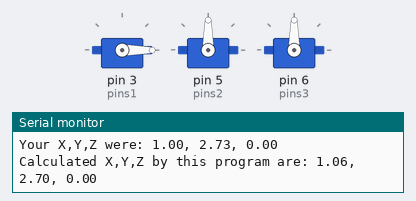
Bench run of a sketch on a simulated Arduino Uno, built with avr-gcc and run on an emulated ATmega328P. Shown: 3 × servo, the last lines printed to the serial monitor.

Above: at 0.1 s.
At 10.3 s:
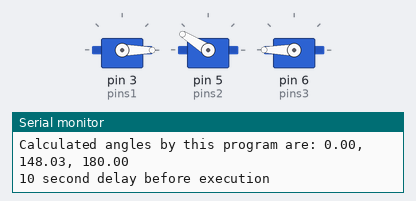
Timing chart, 0 to 11.8 s (numbered marks = the images above):
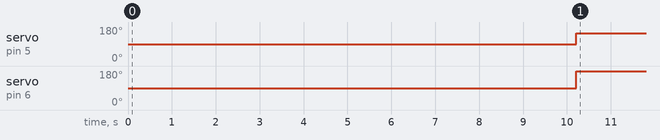

Measured:
- by itself, servo on pin 5 (pins2): 90° → 148° at 10.2 s
- by itself, servo on pin 6 (pins3): 90° → 180° at 10.2 s

The sketch:

main.ino
```cpp
/*Please Read "README" Before using this Program
P.S. Needs Servo.h library installed*/
#include <Servo.h>

////////////////////////// Pins Defined for Servo Motors /////////////////////////////
const int pins1 = 3; // Change as needed for angle of s1
const int pins2 = 5; // Change as needed for angle of s2
const int pins3 = 6; // Change as needed for angle of s3

Servo s1;
Servo s2;
Servo s3;

////////////////////////// Function Declarations /////////////////////////////////
float arctan(float temp); // Finds tan inverse in degrees
float arccos(float temp); // Finds cos inverse in degrees
float findsin(float ang); // Finds sin of an angle in degree
float findcos(float ang); // Finds cos of an angle in degree

void findangles1();
void findangles2();
void findangles3();

/////////////////// Variables Defined ////////////////////////
float defangles1 = 0; // Initial state of angle at start
float defangles2 = 90;
float defangles3 = 90;

float angles1;
float angles2;
float angles3;

float cs2; // Stores the value of cos(angles2)
float cs3; // Stores the value of cos(angles3)

float l1=1, l2=1, l3=1; // Length of the rods

float x=1, y=2.7320508076, z=0; // Coordinates of the position to reach
float calcx, calcy, calcz; // Calculated coordinates

int nerror = 0; // Counts the number of errors occurred

void setup() {
  Serial.begin(9600);

  s1.attach(pins1);
  s2.attach(pins2);
  s3.attach(pins3);

  Serial.println("Power On");

  s1.write(defangles1);
  s2.write(defangles2);
  s3.write(defangles3);

  float a = ((l1 - y) * (l1 - y)) + (x * x) + (z * z);
  float b = (2 * y * l2) - (2 * (((l2 * l2) + (l3 * l3) - (((l1 - y) * (l1 - y)) + (x * x) + (z * z))) / (2 * l2 * l3)) * y * l3) - (2 * l1 * l2) + (2 * (((l2 * l2) + (l3 * l3) - (((l1 - y) * (l1 - y)) + (x * x) + (z * z))) / (2 * l2 * l3)) * l1 * l3);
  float c = ((((l2 * l2) + (l3 * l3) - (((l1 - y) * (l1 - y)) + (x * x) + (z * z))) / (2 * l2 * l3)) * (((l2 * l2) + (l3 * l3) - (((l1 - y) * (l1 - y)) + (x * x) + (z * z))) / (2 * l2 * l3)) * l3 * l3)- (l3 * l3)+ (l1 * l1) - (2 * y * l1)+(y * y);
  float dis = 0.02;//(b * b) - (4 * a * c); //problem with arduino in calculating discriminant due to its very little value (can try yourself with calculator)
  //I have calculated the discriminant outside of the program with the values of a,b and c given as output of this program
  float sol1 = (-b + sqrt(dis)) / (2 * a);
  float sol2 = (-b - sqrt(dis)) / (2 * a);
  cs2 = sol1; //switch between sol1 and sol2 for accurate results

  findangles1();
  findangles2();
  findangles3();


  Serial.print("Your X,Y,Z were: ");
  Serial.print(x); Serial.print(", "); Serial.print(y); Serial.print(", "); Serial.println(z);
  calcx = (l2 * (findsin(angles2)) - l3 * (findsin(angles2 + angles3))) * (findcos(angles1));
  calcy = -l2 * (findcos(angles2)) + l1 + l3 * (findcos(angles2 + angles3));
  calcz = (l2 * (findsin(angles2)) - l3 * (findsin(angles2 + angles3))) * (findsin(angles1));
  Serial.print("Calculated X,Y,Z by this program are: ");
  Serial.print(calcx); Serial.print(", "); Serial.print(calcy); Serial.print(", "); Serial.println(calcz);

  /////////////////////////////////For Debugging//////////////////////////////
  Serial.print("Calculated a,b,c by this program are: ");
  Serial.print(a,6); Serial.print(", "); Serial.print(b,6); Serial.print(", "); Serial.println(c,6);
  Serial.print("Calculated angles by this program are: ");
  Serial.print(angles1); Serial.print(", "); Serial.print(angles2); Serial.print(", "); Serial.println(angles3);

  if (isnan(calcx) || isnan(calcy) || isnan(calcz) ) Serial.println("ERROR");
  else{
    Serial.println("10 second delay before execution");
    delay(10000);
    s1.write(angles1);
    s2.write(angles2);
    s3.write(angles3);
  }
}

void loop() {
 //abandoned the idea of user input interface due to lack of knowledge and time
}

/////////////////////////////////////////////////////////////////////////////////

float arctan(float temp) {
  float arctanRadians = atan(temp);
  float arctanDegrees = arctanRadians * (180.0 / PI);
  return arctanDegrees;
}

float arccos(float temp) {
  float arccosRadians = acos(temp);
  float arccosDegrees = arccosRadians * (180.0 / PI);
  return arccosDegrees;
}

float findsin(float ang) {
  float anginrad = ang * PI / 180.0;
  return sin(anginrad);
}

float findcos(float ang) {
  float anginrad = ang * PI / 180.0;
  return cos(anginrad);
}

void findangles1() {
  if (x > 0 && z > 0) {
    angles1 = arctan(x / z);
  } else if (x < 0 && z > 0) {
    angles1 = 180 + arctan(x / z);
  } else if (x < 0 && z < 0) {
    angles1 = 180 + arctan(x / z);
  } else if (x > 0 && z < 0) {
    angles1 = 360 + arctan(x / z);
  } else {
    nerror++;
  }
}

void findangles2() {
  angles2 = arccos(cs2);

}

void findangles3() {
  cs3 = ((l2 * l2) + (l3 * l3) - (((l1 - y) * (l1 - y)) + (x * x) + (z * z))) / (2 * l2 * l3);
  angles3 = arccos(cs3);
}
```
